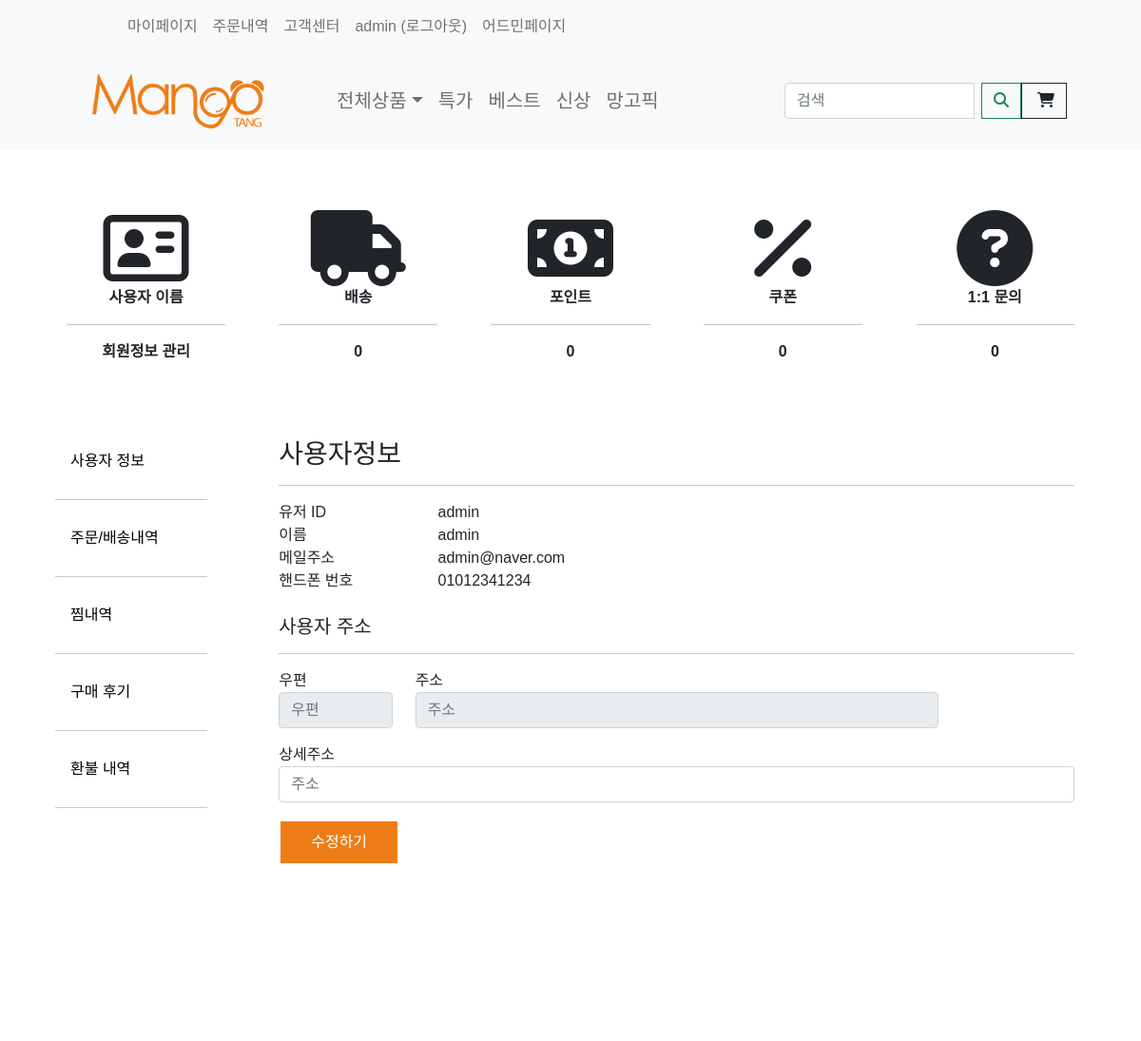
Page /mypage/userinfo (signed in, upper part) on the earlier database version.
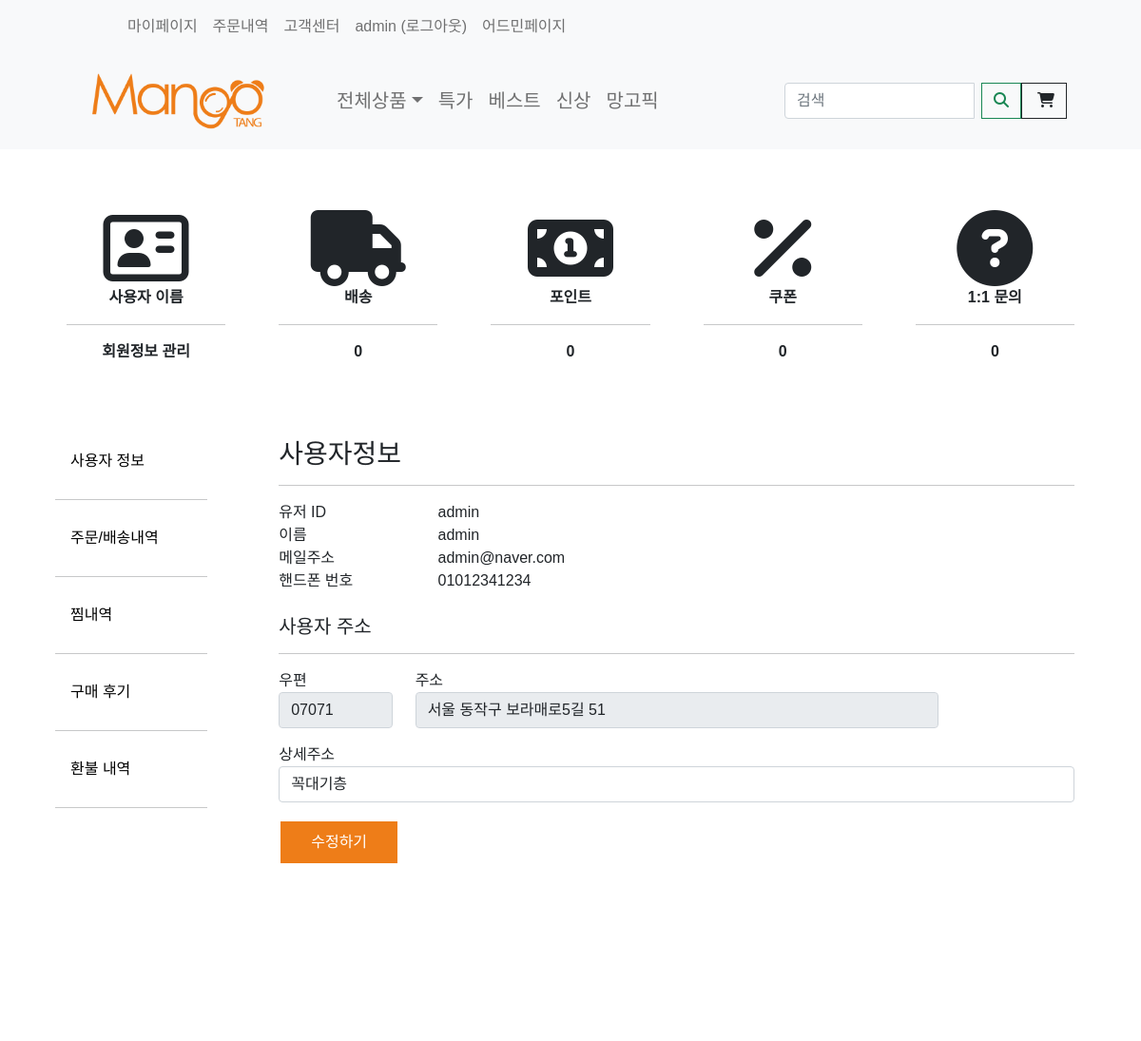
Same page on the later database version.
### store/models.py (models this page shows, shortened)
class Customer(models.Model):
    user = models.OneToOneField(User, null=True, blank=True, on_delete=models.CASCADE)  # Customer 하나당 User하나
    name = models.CharField(max_length=200, null=True)
    email = models.EmailField(max_length=200, null=True, blank=True)
    phone_number = models.CharField(max_length=50, null=True, blank=True)
    mileage = models.IntegerField(null=True, blank=True)
    allowPromotions = models.BooleanField(default=False, null=True, blank=True)
    post_code = models.CharField(max_length=50, null=True, blank=True)
    recipent_address1 = models.CharField(max_length=200, null=True, blank=True)
    recipent_address2 = models.CharField(max_length=200, null=True, blank=True)
    join_date = models.DateTimeField(default=datetime.now)

### store/views.py (the view, shortened to what this page needs)
# urls.py: path('mypage/userinfo', views.userinfo, name="userinfo"),
@login_required(login_url='account_login')
def userinfo(request):
    if request.method == "GET":
        user = request.user
        customer = request.user.customer
        context = {'user': user, 'customer': customer}
        return render(request, 'mypage/userinfo.html', context)

### store/templates/mypage/userinfo.html (shortened to what the changed rows need)
{% extends 'store/mypage.html' %}
{% load static %}
{% block mypage %}
    <div class="container">
        <div class="item">
            <div class="item">
                <div class="container-orderdetail">
                    <div class="item-orderdetail-topic">이름</div>
                    <div class="item-orderdetail-info">{{ customer.name }}</div>
                </div>
                <div class="container-orderdetail">
                    <div class="item-orderdetail-topic">메일주소</div>
                    <div class="item-orderdetail-info">{{ customer.email }}</div>
                </div>
                <div class="container-orderdetail">
                    <div class="item-orderdetail-topic">핸드폰 번호</div>
                    <div class="item-orderdetail-info">{{ customer.phone_number }}</div>
                </div>
                <br>
                <form id="form">
                    {% if customer.recipent_address1 != None %}
                        <div class="row">
                            <div class="col-md-2 mb-3">
                                <label for="address">우편</label>
                                <input type="text" class="form-control address_kakao" name="post_code"
                                       id="post_kakao" placeholder="우편" value="{{ customer.post_code }}"
                                       required=""
                                       readonly>
                            </div>
                            <div class="col-md-8 mb-3">
                                <label for="address">주소</label>
                                <input type="text" class="form-control address_kakao" name="recipent_address1"
                                       id="address_kakao" placeholder="주소" value="{{ customer.recipent_address1 }}"
                                       required=""
                                       readonly>
                            </div>
                        </div>
                        <div class="mb-3">
                            <label for="address2">상세주소</label>
                            <input type="text" class="form-control" name="recipent_address2" id="address2"
                                   placeholder="주소"
                                   required="" value="{{ customer.recipent_address2 }} ">
                        </div>
                    {% else %}
                        <div class="row">
                            <div class="col-md-2 mb-3">
                                <label for="address">우편</label>
                                <input type="text" class="form-control address_kakao" name="post_code"
                                       id="post_kakao" placeholder="우편"
                                       required=""
                                       readonly>
                            </div>
                            <div class="col-md-8 mb-3">
                                <label for="address">주소</label>
                                <input type="text" class="form-control address_kakao" name="recipent_address1"
                                       id="address_kakao" placeholder="주소"
                                       required=""
                                       readonly>
                            </div>
                        </div>
                        <div class="mb-3">
                            <label for="address2">상세주소</label>
                            <input type="text" class="form-control" name="recipent_address2" id="address2"
                                   placeholder="주소"
                                   required="">
                        </div>
                    {% endif %}
                </form>
            </div>
        </div>
    </div>
{% endblock mypage %}

Differences in the rows shown:
changed Customer "admin": post_code (not shown) → "07071"; recipent_address1 (not shown) → "서울 동작구 보라매로5길 51"; recipent_address2 (not shown) → "꼭대기층"
